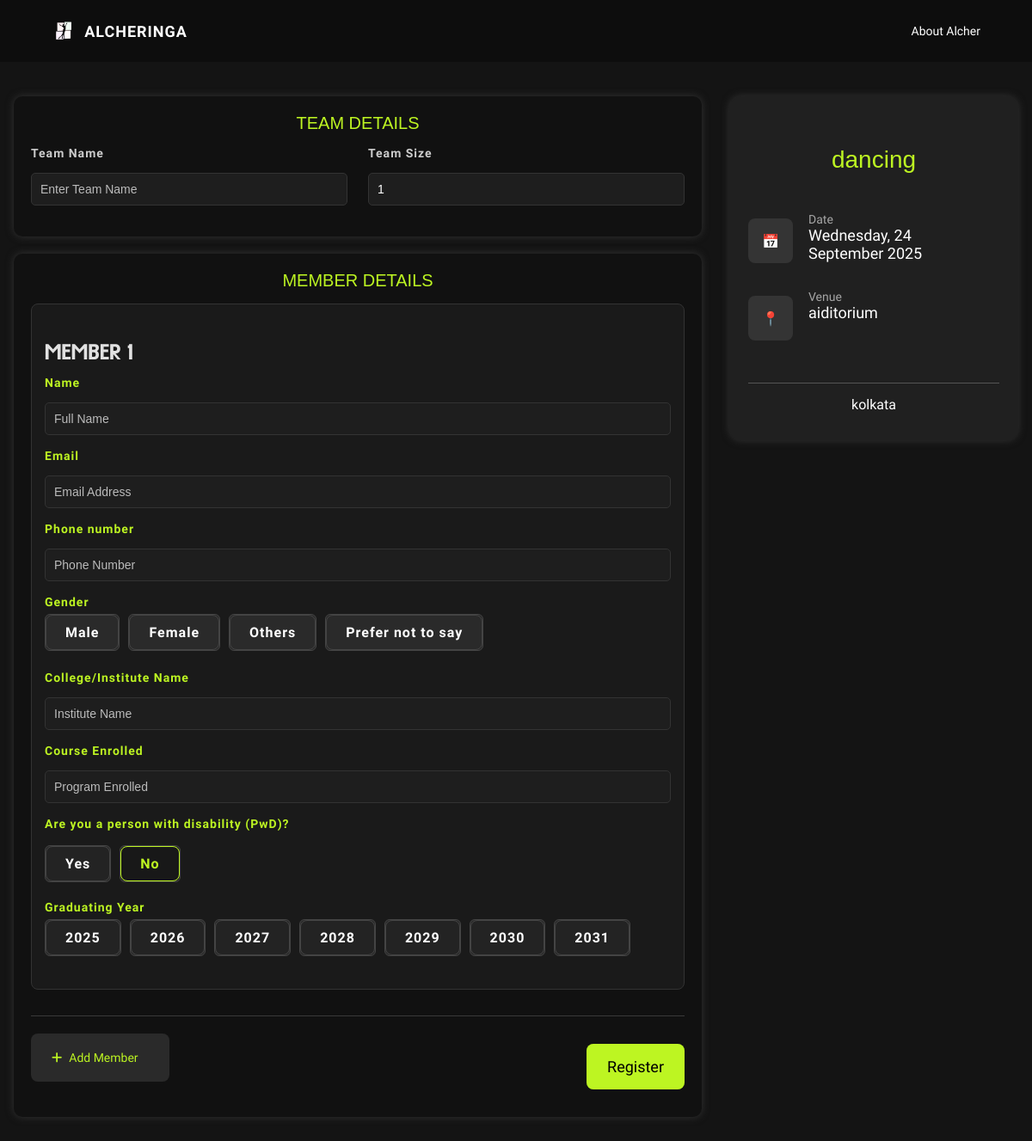
Page /competitions/kolkata/dancing/register on the committed database.
### core/models.py (models this page shows, shortened)
class Event(models.Model):
    EVENT_TYPE_CHOICES = [
        ('solo', 'Solo'),
        ('team', 'Team'),
    ]
    name = models.CharField(max_length=200)
    event_type = models.CharField(max_length=10, choices=EVENT_TYPE_CHOICES, default='solo')
    min_participants = models.PositiveIntegerField(null=True, blank=True)
    max_participants = models.PositiveIntegerField(null=True, blank=True)
    description = models.TextField(default= "none")
    deadline = models.DateField(null=True, blank=True)
    event_date = models.DateField(null=True, blank=True)
    city = models.ForeignKey(City, on_delete=models.CASCADE, related_name='event_set', null=True, blank=True)
    image = models.ImageField(
        upload_to="image_uploads/event_pic/", default='ropar.png',null=True, blank=True,help_text="Upload an image representing this event"
    )

class City(models.Model):
    name = models.CharField(max_length=100, unique=True)
    events = models.ManyToManyField('Event', related_name='cities')
    venue = models.CharField(max_length=100, default="None")
    time = models.DateField(null=True, blank=True)
    guidelines = models.TextField(default="None")
    image = models.ImageField(
        upload_to="image_uploads/city_pic/", default='ropar.png')
    state = models.CharField(max_length=100,default='None')

### core/views.py (the view)
# urls.py: path('competitions/<str:city_name>/<str:event_name>/register', views.registrationpage, name='registrationpage'),
def registrationpage(request, city_name, event_name):
    city = get_object_or_404(City, name=city_name)
    event = get_object_or_404(Event, name=event_name)
    MemberFormSet = modelformset_factory(
        TeamMember,
        form=MemberForm,
        extra=0
    )  # Use custom form to ensure radio gender without blank option
    team_name_form = None
    team_form = None
    member_formset = None
    form = None
    if request.method == 'POST':
        if event.event_type == 'team':
            team_name_form = TeamName(request.POST)
            team_form = RegistrationForm(request.POST)
            member_formset = MemberFormSet(request.POST, prefix='members')
            print(member_formset)
            if team_name_form.is_valid() and team_form.is_valid() and member_formset.is_valid():
                team_head = team_form.save(commit=False)
                team_head.event = event
                team_head.city = city
                team_head.save()
                team_name = team_name_form.save(commit=False)
                team_name.head = team_head
                team_name.save()
                for formset_form in member_formset:
                    if formset_form.cleaned_data:
                        member = formset_form.save(commit=False)
                        member.head = team_head
                        member.team = team_name
                        member.save()
                send_mail(
                    subject='Team Registration Successful',
                    message=f'Hello {team_head.name},\n\nYou have successfully registered your team for the event "{event.name}" in {city.name}.\n\nThank you for registering!',
                    from_email=settings.EMAIL_HOST_USER,
                    recipient_list=[team_head.email],
                    fail_silently=False,
                )
                return render(request, 'core/thank_you.html')
        else:
            form = RegistrationForm(request.POST)
            if form.is_valid():
                registration = form.save(commit=False)
                registration.event = event
                registration.city = city
                registration.save()
                send_mail(
                    subject='Registration Successful',
                    message=f'Hello {registration.name},\n\nYou have successfully registered for the event "{event.name}" in {city.name}.\n\nThank you for registering!',
                    from_email=settings.EMAIL_HOST_USER,
                    recipient_list=[registration.email],
                    fail_silently=False,
                )
                return render(request, 'core/thank_you.html')
    else:
        if event.event_type == 'team':
            team_name_form = TeamName()
            team_form = RegistrationForm()
            member_formset = MemberFormSet(queryset=TeamMember.objects.none(), prefix='members')
        else:
            form = RegistrationForm()
    return render(request, 'core/register_form.html', {
        'form': form,
        'team_form': team_form,
        'team_name_form': team_name_form,
        'event': event,
        'city': city,
        'member_formset': member_formset,
        'min_participants': event.min_participants,
        'max_participants': event.max_participants,
    })

### core/forms.py
class TeamName(forms.ModelForm):
    class Meta:
        model = Team
        fields = ['team_name']
        widgets = {
            'team_name': forms.TextInput(attrs={
                'class': 'form-control',
                'placeholder': 'Enter Team Name'
            }),
        }
        labels = {
            'team_name' : 'Team Name',
        }

### templates/core/register_form.html (shortened to what this page needs)
{% load static %}
<!DOCTYPE html>
<html lang="en">
<head>
  <link rel="stylesheet" type="text/css" href="{% static 'core/styles.css' %}">
  <link rel="stylesheet" type="text/css" href="{% static 'core/style.css' %}">
  <link rel="stylesheet" href="{% static 'core/landing/landing.css' %}">
  <link rel="stylesheet" href="{% static 'core/landing/cfa.css' %}" />
  <link rel="stylesheet" href="https://cdn.jsdelivr.net/npm/toastify-js/src/toastify.min.css">
  <link rel="stylesheet" type="text/css" href="{% static 'core/register.css' %}">
</head>
<body>
<header class="navbar">
  <div class="navbar-header">
    <div class="navbar-left">
      <img src="{% static 'core/landing/logo.png' %}" class="logo" alt="Logo" />
      <span>ALCHERINGA</span>
    </div>
  </div>
  <div class="navbar-right" id="nav-menu">
    <a href="#about">About Alcher</a>
  </div>
</header>
<div class="page-wrap">
  <main>
    <form method="post" action="{% url 'registrationpage' city.name event.name %}" novalidate>
      {% if event.event_type == 'team' %}
      <div class="card">
        <h2 class="section-title">Team Details</h2>
        <div class="grid-2">
          <div class="field">
            <label>Team Name</label>
            {{ team_name_form.team_name }}
          </div>
          <div class="field">
            <label>Team Size</label>
            <input id="team-size" type="number" value="1" min="1" max="{{ max_participants }}" disabled>
          </div>
        </div>
      </div>
      {% endif %}
      <div class="card">
        <h2 class="section-title">Member Details</h2>
        <div class="member-card">
          <h3 class="member-heading">Member 1</h3>
          <div class="field">
            <label>Name</label>
            {% if event.event_type == 'team' %}
              {{ team_form.name }}
            {% else %}
              {{ form.name }}
            {% endif %}
          </div>
          <div class="field"><label>Email</label>
            {% if event.event_type == 'team' %}
              {{ team_form.email.as_widget }}
            {% else %}
              {{ form.email.as_widget }}
            {% endif %}
          </div>
          <div class="field"><label>Phone number</label>
            {% if event.event_type == 'team' %}
              {{ team_form.phone_no.as_widget }}
            {% else %}
              {{ form.phone_no.as_widget }}
            {% endif %}
          </div>
          <div class="field gender">
            <label>Gender</label>
            <div class="gender-group">
              {% if event.event_type == 'team' %}
                {% for radio in team_form.gender %}
                  <label class="gender-box">{{ radio.tag }} <span>{{ radio.choice_label }}</span></label>
                {% endfor %}
              {% else %}
                {% for radio in form.gender %}
                  <label class="gender-box">{{ radio.tag }} <span>{{ radio.choice_label }}</span></label>
                {% endfor %}
              {% endif %}
            </div>
          </div>
          <div class="field"><label>College/Institute Name</label>
            {% if event.event_type == 'team' %}
              {{ team_form.institute_name.as_widget }}
            {% else %}
              {{ form.institute_name.as_widget }}
            {% endif %}
          </div>
          <div class="field"><label>Course Enrolled</label>
            {% if event.event_type == 'team' %}
              {{ team_form.program_enrolled.as_widget }}
            {% else %}
              {{ form.program_enrolled.as_widget }}
            {% endif %}
          </div>
          <div class="field disability">
            <label>Are you a person with disability (PwD)?</label>
            <div class="disability-group">
              {% if event.event_type == 'team' %}
                {% for radio in team_form.is_disabled %}
                  <label class="disability-box">{{ radio.tag }} <span>{{ radio.choice_label }}</span></label>
                {% endfor %}
              {% else %}
                {% for radio in form.is_disabled %}
                  <label class="disability-box">{{ radio.tag }} <span>{{ radio.choice_label }}</span></label>
                {% endfor %}
              {% endif %}
            </div>
          </div>
          <div class="field year">
            <label>Graduating Year</label>
            <div class="year-group">
              {% if event.event_type == 'team' %}
                {% for radio in team_form.year_of_passing %}
                  <label class="year-box">{{ radio.tag }} <span>{{ radio.choice_label }}</span></label>
                {% endfor %}
              {% else %}
                {% for radio in form.year_of_passing %}
                  <label class="year-box">{{ radio.tag }} <span>{{ radio.choice_label }}</span></label>
                {% endfor %}
              {% endif %}
            </div>
          </div>
        </div>
        {% if event.event_type == 'team' %}
          <div class="actions">
            <button id="add-member" type="button" class="add-member-btn">
              <i class="fas fa-plus"></i> Add Member
            </button>
            <button type="submit" class="register-btn">Register</button>
          </div>
        {% else %}
          <div class="actions" style="justify-content:flex-end;">
            <button type="submit" class="register-btn">Register</button>
          </div>
        {% endif %}
      </div>
    </form>
  </main>
  <aside class="sidebar">
    <div class="card">
      <h3 class="section-title">{{ event.name }}</h3>
      <ul class="meta">
        <li>
          <div class="meta-icon">📅</div>
          <div class="meta-about"><div class="info">Date</div>{{ city.time|date:'l, d F Y' }}</div>
        </li>
        <li>
          <div class="meta-icon">📍</div>
          <div class="meta-about"><div class="info">Venue</div>{{ city.venue }}</div>
        </li>
        <div class="meta-city"><li><span>{{ city.name }}</span></li></div>
      </ul>
    </div>
  </aside>
</div>
</body>
</html>

### static/core/styles.css (style rules this page uses)
body { font-family: 'Arial', sans-serif; background: url('image.jpeg') no-repeat center center fixed; background-color: #f1d7ac; background-size: cover; margin: 0; background-blend-mode: overlay; }
h1, h2 { text-align: center; font-family: 'Courier New', Courier, monospace; color: #330307; }
h3 { font-family: 'Carltine'; }
label, button { font-family: 'Carltine'; }
h2 { font-family: 'Bosten'; font-size: 1.8em; text-transform: uppercase; margin-bottom: 5px; }
label { font-family: 'Carltine'; font-style: normal; font-weight: 500; color: #330307; margin-bottom: 5px; color: #6d2f1b; }
.form-control { padding: 10px; font-size: 16px; border-radius: 5px; border: 1px solid #330307; }
h3 { color: #330307; text-align: center; font-size: 1.5em; text-align: left; margin-top: 30px; }
input, select { background: transparent; border: 2px solid; border-radius: 5px; color: #333; border-color: #330307; }
label { font-family: carltine; color: #330307; }
body { background: url('image.jpeg') no-repeat center center fixed; background-color: #f1d7ac; background-size: cover; background-blend-mode: overlay; }

### static/core/landing/landing.css (style rules this page uses)
html { scroll-behavior: smooth; }
body { background-color: #0d0d0d; color: white; margin: 0; padding: 0; font-family: 'Sao Torpes', sans-serif; }
* { box-sizing: border-box; }
.navbar { width: 100%; padding: 20px 60px; display: flex; justify-content: space-between; align-items: center; background-color: #0d0d0d; position: relative; }
.navbar-left { display: flex; align-items: center; gap: 10px; }
.logo { height: 32px; }
.navbar-left span { font-size: 18px; font-weight: 600; letter-spacing: 1px; color: white; font-family: 'Lexend', sans-serif; }
.navbar-right { display: flex; align-items: center; gap: 25px; }
.navbar-right a { color: #fff; font-size: 14px; text-decoration: none; font-weight: 500; font-family: 'Lexend', sans-serif; }

### static/core/landing/cfa.css (style rules this page uses)
body { margin: 0; padding: 0; background-color: #111; font-family: 'Lexend', sans-serif; }
.register-btn { background-color: #c4f800; color: black; font-weight: bold; padding: 0.75rem 2rem; border: none; border-radius: 8px; font-size: 1rem; cursor: pointer; transition: background-color 0.3s ease; }

### static/core/register.css (style rules this page uses)
* { margin: 0; padding: 0; box-sizing: border-box; }
body { background: #141414; font-family: "Lexend", sans-serif; color: white; overflow-x: hidden; }
.register-btn { margin-top: 12px; background: #BDF522; color: #000000; padding: 16px 24px; border-radius: 8px; display: block; text-decoration: none; font-family: "Lexend"; font-weight: 500; font-size: 18px; text-align: center; margin-bottom: 12px; cursor: pointer; }
.add-member-btn, button[type="button"].add-member-btn { background: #2A2A2A !important; color: #BDF522 !important; border: none !important; border-radius: 8px !important; padding: 16px 24px !important; font-family: "Lexend" !important; font-weight: 400 !important; font-size: 14px !important; cursor: pointer !important; display: flex !important; align-items: center !important; gap: 8px !important; transition: all 0.3s ease !important; height: 56px !important; width: 161px !important; }
.actions { display: flex; gap: 16px; justify-content: flex-end; margin-top: 30px; padding-top: 20px; border-top: 1px solid #3a3a3a; }
.register-btn { align-self: flex-start; }

### rows in the picture
Event: name "dancing"
City: time "Wednesday, 24 September 2025", venue "aiditorium", name "kolkata"

### other values in the picture
{{ radio.choice_label }} "Male" "Female" "Others" "Prefer not to say"
{{ radio.choice_label }} "Yes" "No"
{{ radio.choice_label }} "2025" "2026" "2027" "2028" "2029" "2030" "2031"
